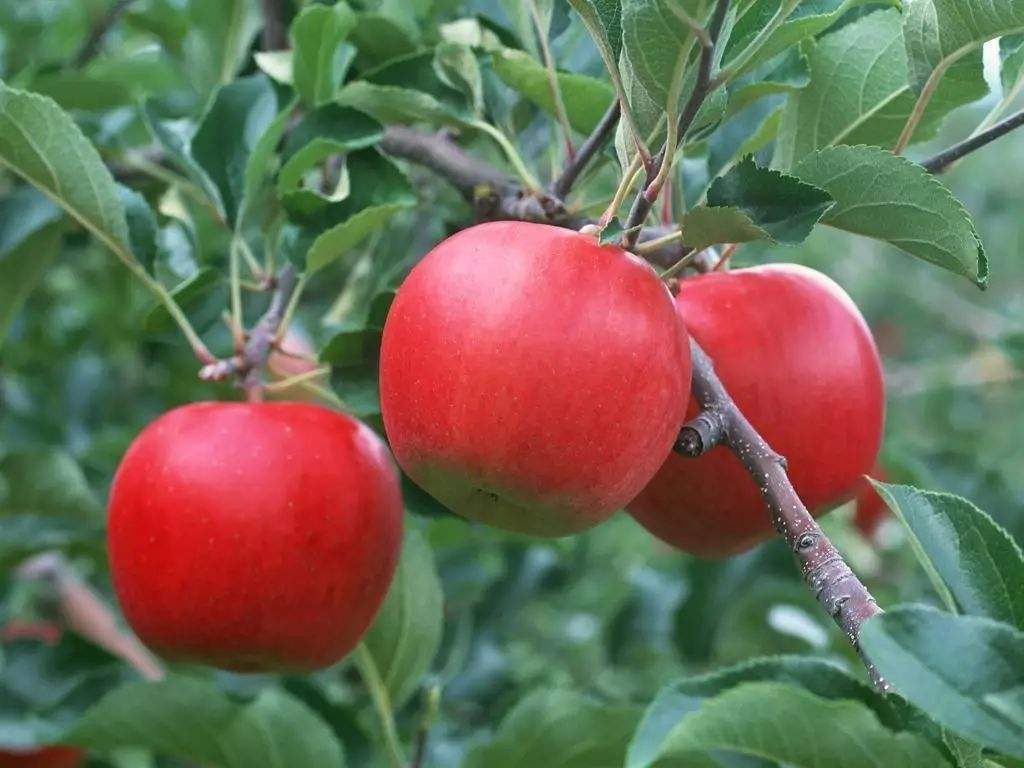
#> input picture cv/image/2.jpg, 1024 x 768 px
$ python '霍夫变换-圆.py'
#> lines starting #> are read from the running program, lines starting #| are printed output that depends on the picture; after the words box and inside, x2 and y2 are one past the last pixel; in counts of white or black regions, pixels touching at a corner belong together
#-*-coding:utf8-*-

import cv2
import numpy as np

from matplotlib import pyplot as plt


img = cv2.imread("image/2.jpg")
#> img is the input picture: shape (768, 1024, 3); mean B, G, R 87.1, 107.5, 110.8
himg = cv2.cvtColor(img, cv2.COLOR_BGR2HSV)
#> himg: shape (768, 1024, 3); mean H, S, V 72.2, 110.4, 138.2
print(img)
#> (printed output is left out)
_, thresh1 = cv2.threshold(himg[:,:,0], 156, 255, cv2.THRESH_BINARY)
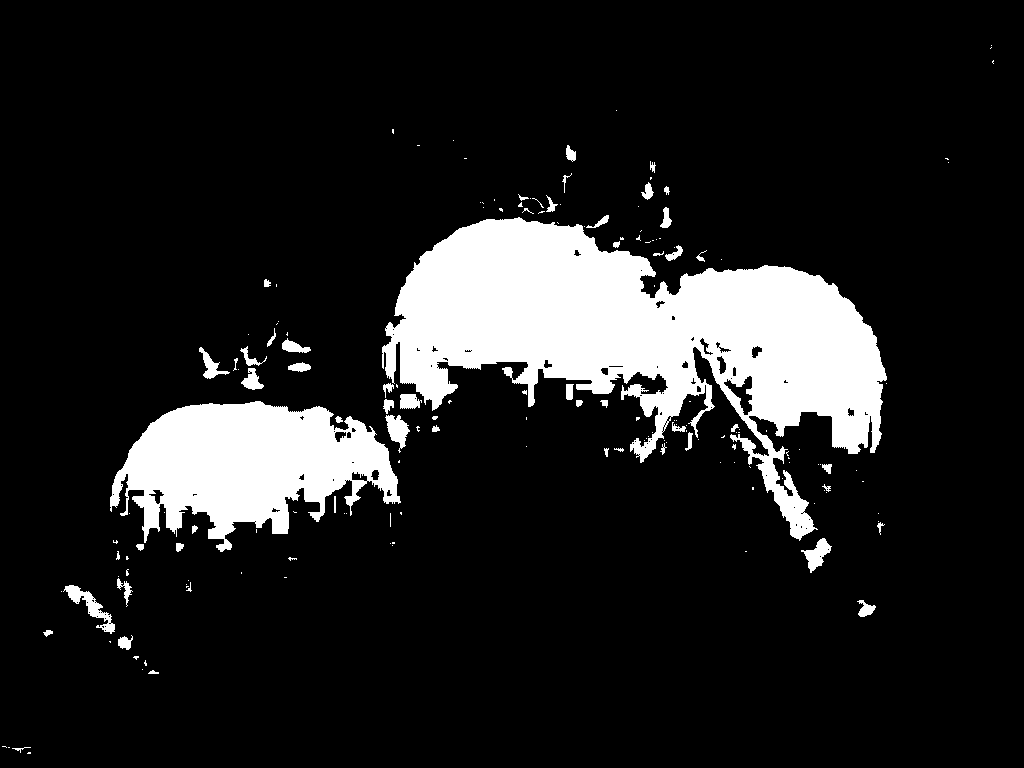
#> thresh1: shape (768, 1024); 12.9% white; 173 white regions (118 under 20 px), largest, box (x1, y1, x2, y2) and area: (382, 217, 887, 541) 69889, (110, 401, 401, 552) 25747, (63, 585, 115, 634) 695
_, thresh2 = cv2.threshold(himg[:,:,0], 40, 255, 1)
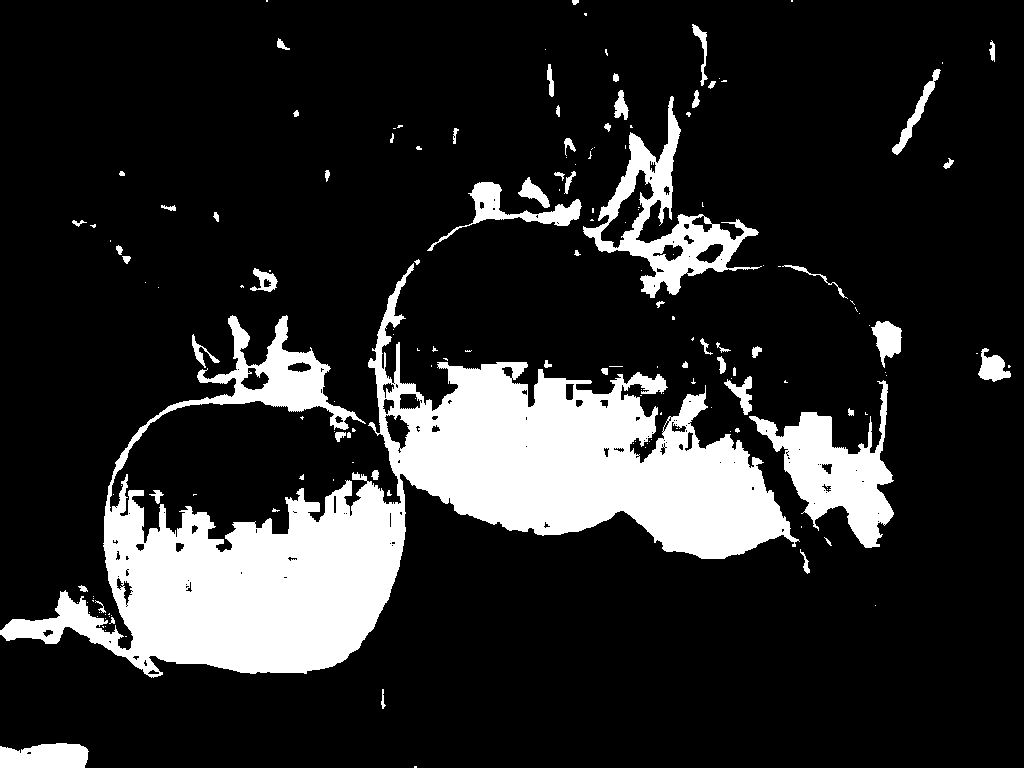
#> thresh2: shape (768, 1024); 16.6% white; 167 white regions (107 under 20 px), largest, box (x1, y1, x2, y2) and area: (0, 263, 800, 678) 101711, (749, 380, 894, 548) 9205, (583, 96, 762, 298) 8422
thresh1 |= thresh2
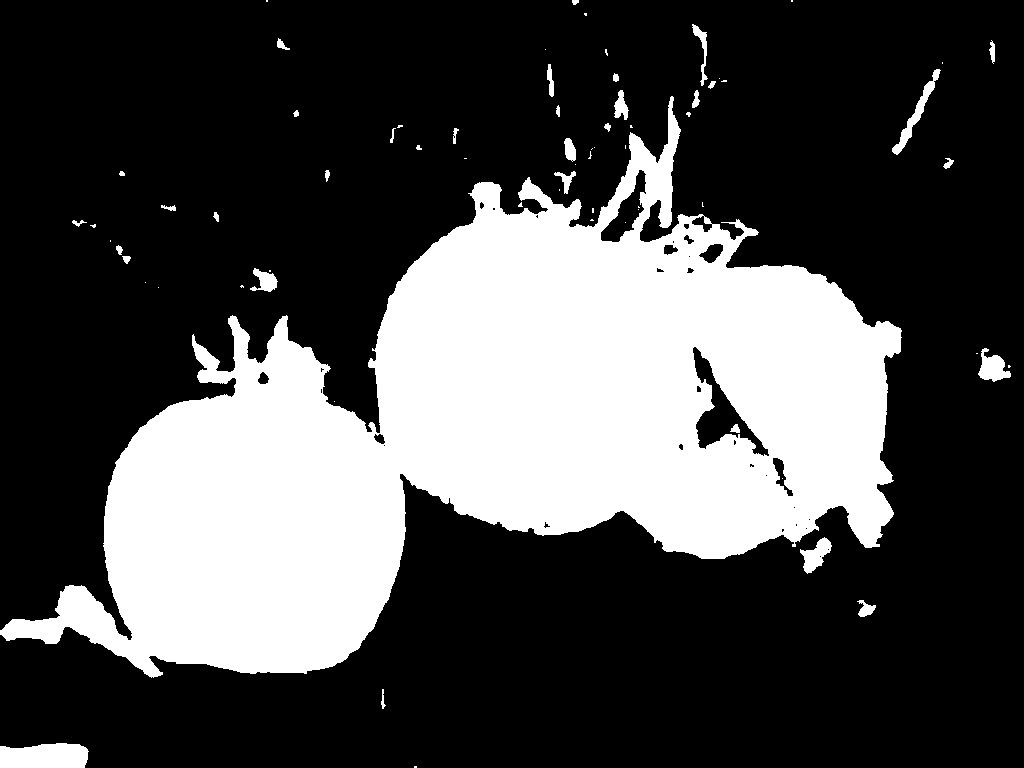
#> thresh1: shape (768, 1024); 29.5% white; 70 white regions (36 under 20 px), largest, box (x1, y1, x2, y2) and area: (0, 96, 902, 678) 225369, (0, 743, 89, 768) 1967, (892, 69, 941, 155) 718
#img = cv2.cvtColor(thresh1, cv2.COLOR_HSV2BGR)
# _, img = cv2.threshold(thresh, 255, 255, cv2.COLOR_HSV2BGR)
# img = cv2.cvtColor(img, cv2.COLOR_BGR2GRAY)
thresh = cv2.merge([thresh1, thresh1, thresh1])
img = thresh&img
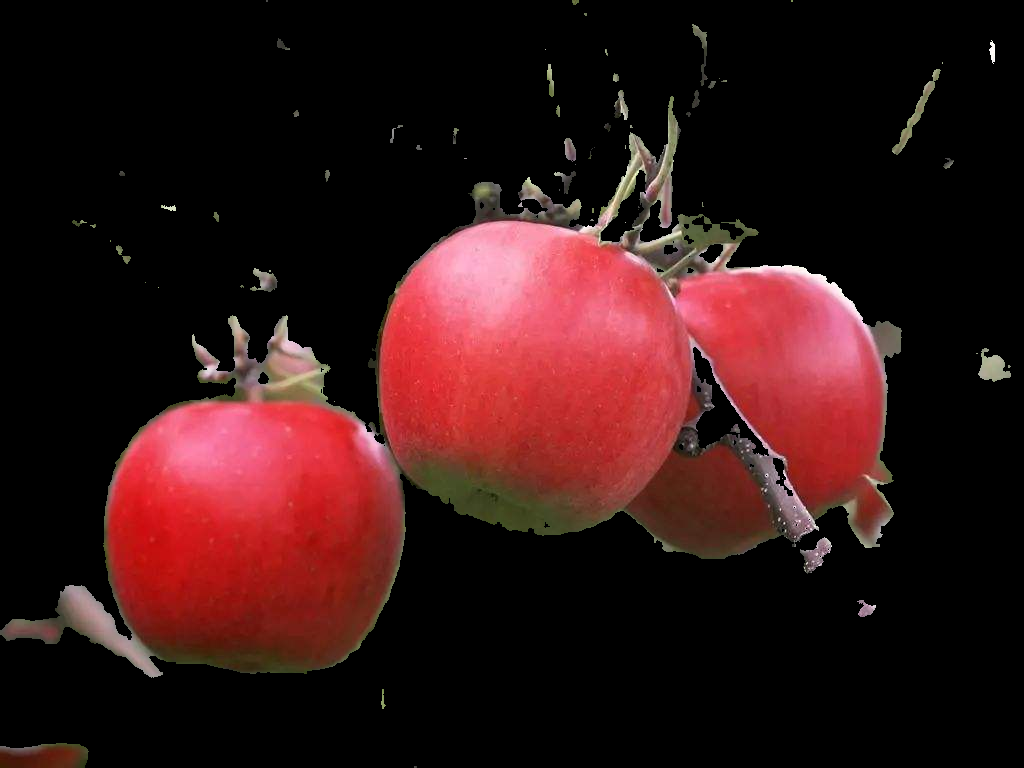
#> img: shape (768, 1024, 3); mean of channels 0, 1, 2 21.3, 21.1, 51.3; drawn as B, G, R
cv2.imshow("image", img)
# [14 lines of commented-out code are left out]
cv2.waitKey()
cv2.destroyAllWindows()

$ run again, with cv/image/3.jpg copied over cv/image/2.jpg
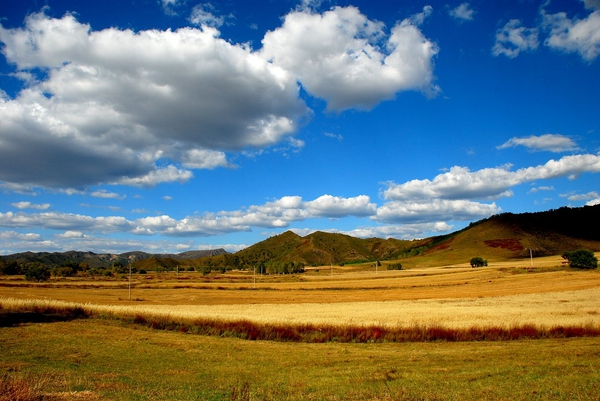
#> input picture cv/image/3.jpg, 600 x 401 px
#> img is the input picture: shape (401, 600, 3); mean B, G, R 117.6, 120.5, 109.2
#> himg: shape (401, 600, 3); mean H, S, V 68.8, 162.7, 162
#> (printed output is left out)
#> `_, thresh1 = cv2.threshold(himg[:,:,0], 156, 255, cv2.THRESH_BINARY)`:
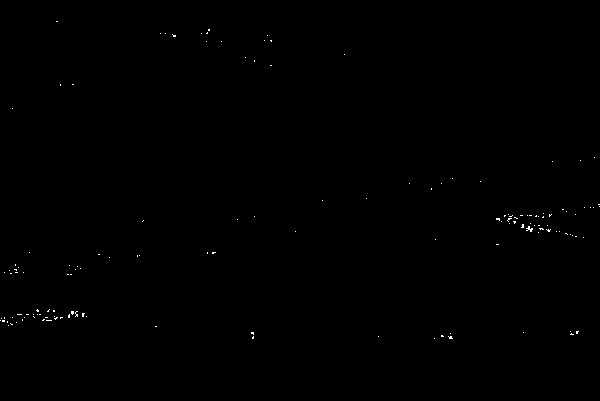
#> thresh1: shape (401, 600); 0.16% white in thin lines or dots, all inside (x1, y1, x2, y2) = (0, 21, 600, 339)
#> thresh2: shape (401, 600); 40.9% white; 134 white regions (104 under 20 px), largest, box (x1, y1, x2, y2) and area: (0, 200, 600, 401) 95959, (161, 29, 211, 50) 388, (240, 55, 265, 68) 148
#> thresh: shape (401, 600, 3); 41.1% white; 130 white regions (100 under 20 px), largest, box (x1, y1, x2, y2) and area: (0, 200, 600, 401) 96312, (160, 29, 211, 50) 406, (240, 55, 265, 68) 151
#> `img = thresh&img`:
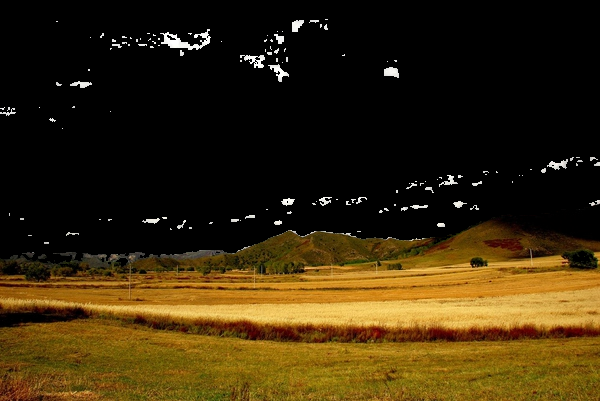
#> img: shape (401, 600, 3); mean of channels 0, 1, 2 11.4, 40.2, 55.7; drawn as B, G, R
